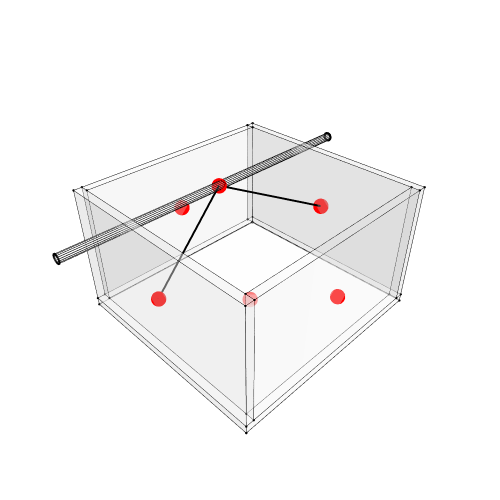

Notebook source saved alongside this figure:
### Markdown cell above
## 13. Show the result

### Code cell
Topology.Show(w1, w2, w3, w4, f, pipe, g2,
              vertexSizeKey="size",
              vertexColorKey="color",
              edgeWidthKey="width",
              edgeColorKey="color",
              faceOpacity=0.3,
              width=500,
              height=500,
              backgroundColor="white",
              renderer=renderer)

### Figure 1 — Plotly figure (JSON) as saved in the notebook; plotly's stock layout.template omitted (floating-point values rounded to 4 significant figures; data arrays with more than 128 entries replaced by an {"elided": "..."} marker saying what was removed)
{"data": [{"customdata": ["", "", "", "", "", "", "", ""], "hoverinfo": "text", "hovertemplate": ["Click ", "Click ", "Click ", "Click ", "Click ", "Click ", "Click ", "Click "], "hovertext": ["", "", "", "", "", "", "", ""], "legendgroup": "1", "legendrank": 1, "marker": {"color": ["#000000", "#000000", "#000000", "#000000", "#000000", "#000000", "#000000", "#000000"], "line": {"width": 0}, "opacity": 1, "size": [2.8, 2.8, 2.8, 2.8, 2.8, 2.8, 2.8, 2.8], "sizemode": "diameter", "symbol": "circle"}, "mode": "markers", "name": "1: Untitled (Vertices)", "showlegend": false, "text": ["", "", "", "", "", "", "", ""], "type": "scatter3d", "x": [-2.5, 2.5, 2.5, -2.5, 2.5, -2.5, 2.5, -2.5], "y": [2.6, 2.6, 2.4, 2.4, 2.6, 2.6, 2.4, 2.4], "z": [-1.5, -1.5, -1.5, -1.5, 1.5, 1.5, 1.5, 1.5]}, {"hoverinfo": "text", "hovertext": [], "legendgroup": "2", "legendrank": 2, "line": {"color": "#000000", "dash": "solid", "width": 1}, "marker": {"color": "#000000", "size": 0.25, "symbol": "circle"}, "mode": "markers+lines", "name": "1: Untitled (Edges)", "showlegend": false, "text": [], "type": "scatter3d", "x": [-2.5, 2.5, null, 2.5, 2.5, null, 2.5, -2.5, null, -2.5, -2.5, null, 2.5, 2.5, null, -2.5, 2.5, null, -2.5, -2.5, null, 2.5, 2.5, null, 2.5, 2.5, null, -2.5, -2.5, null, 2.5, -2.5, null, -2.5, -2.5, null], "y": [2.6, 2.6, null, 2.6, 2.4, null, 2.4, 2.4, null, 2.4, 2.6, null, 2.6, 2.6, null, 2.6, 2.6, null, 2.6, 2.6, null, 2.4, 2.4, null, 2.6, 2.4, null, 2.4, 2.4, null, 2.4, 2.4, null, 2.4, 2.6, null], "z": [-1.5, -1.5, null, -1.5, -1.5, null, -1.5, -1.5, null, -1.5, -1.5, null, 1.5, -1.5, null, 1.5, 1.5, null, -1.5, 1.5, null, 1.5, -1.5, null, 1.5, 1.5, null, 1.5, -1.5, null, 1.5, 1.5, null, 1.5, 1.5, null]}, {"cmax": 1, "cmin": 0, "color": "#FAFAFA", "colorscale": [[0, "#440154"], [0.1111, "#482878"], [0.2222, "#3e4989"], [0.3333, "#31688e"], [0.4444, "#26828e"], [0.5556, "#1f9e89"], [0.6667, "#35b779"], [0.7778, "#6ece58"], [0.8889, "#b5de2b"], [1, "#fde725"]], "flatshading": true, "hoverinfo": "text", "hovertext": "", "i": [0, 0, 4, 0, 5, 1, 3, 7, 0, 4, 6, 7], "j": [1, 2, 5, 4, 6, 5, 2, 3, 3, 0, 5, 6], "k": [2, 3, 1, 1, 2, 2, 6, 6, 7, 7, 4, 4], "legendgroup": "3", "legendrank": 3, "lighting": {"facenormalsepsilon": 0}, "name": "1: Untitled (Faces)", "opacity": 0.3, "showlegend": false, "showscale": false, "text": "", "type": "mesh3d", "x": [-2.5, 2.5, 2.5, -2.5, -2.5, 2.5, 2.5, -2.5], "y": [2.6, 2.6, 2.4, 2.4, 2.6, 2.6, 2.4, 2.4], "z": [-1.5, -1.5, -1.5, -1.5, 1.5, 1.5, 1.5, 1.5]}, {"customdata": ["", "", "", "", "", "", "", ""], "hoverinfo": "text", "hovertemplate": ["Click ", "Click ", "Click ", "Click ", "Click ", "Click ", "Click ", "Click "], "hovertext": ["", "", "", "", "", "", "", ""], "legendgroup": "5", "legendrank": 5, "marker": {"color": ["#000000", "#000000", "#000000", "#000000", "#000000", "#000000", "#000000", "#000000"], "line": {"width": 0}, "opacity": 1, "size": [2.8, 2.8, 2.8, 2.8, 2.8, 2.8, 2.8, 2.8], "sizemode": "diameter", "symbol": "circle"}, "mode": "markers", "name": "2: Untitled (Vertices)", "showlegend": false, "text": ["", "", "", "", "", "", "", ""], "type": "scatter3d", "x": [-2.5, 2.5, 2.5, -2.5, 2.5, -2.5, 2.5, -2.5], "y": [-2.4, -2.4, -2.6, -2.6, -2.4, -2.4, -2.6, -2.6], "z": [-1.5, -1.5, -1.5, -1.5, 1.5, 1.5, 1.5, 1.5]}, {"hoverinfo": "text", "hovertext": [], "legendgroup": "6", "legendrank": 6, "line": {"color": "#000000", "dash": "solid", "width": 1}, "marker": {"color": "#000000", "size": 0.25, "symbol": "circle"}, "mode": "markers+lines", "name": "2: Untitled (Edges)", "showlegend": false, "text": [], "type": "scatter3d", "x": [-2.5, 2.5, null, 2.5, 2.5, null, 2.5, -2.5, null, -2.5, -2.5, null, 2.5, 2.5, null, -2.5, 2.5, null, -2.5, -2.5, null, 2.5, 2.5, null, 2.5, 2.5, null, -2.5, -2.5, null, 2.5, -2.5, null, -2.5, -2.5, null], "y": [-2.4, -2.4, null, -2.4, -2.6, null, -2.6, -2.6, null, -2.6, -2.4, null, -2.4, -2.4, null, -2.4, -2.4, null, -2.4, -2.4, null, -2.6, -2.6, null, -2.4, -2.6, null, -2.6, -2.6, null, -2.6, -2.6, null, -2.6, -2.4, null], "z": [-1.5, -1.5, null, -1.5, -1.5, null, -1.5, -1.5, null, -1.5, -1.5, null, 1.5, -1.5, null, 1.5, 1.5, null, -1.5, 1.5, null, 1.5, -1.5, null, 1.5, 1.5, null, 1.5, -1.5, null, 1.5, 1.5, null, 1.5, 1.5, null]}, {"cmax": 1, "cmin": 0, "color": "#FAFAFA", "colorscale": [[0, "#440154"], [0.1111, "#482878"], [0.2222, "#3e4989"], [0.3333, "#31688e"], [0.4444, "#26828e"], [0.5556, "#1f9e89"], [0.6667, "#35b779"], [0.7778, "#6ece58"], [0.8889, "#b5de2b"], [1, "#fde725"]], "flatshading": true, "hoverinfo": "text", "hovertext": "", "i": [0, 0, 4, 0, 5, 1, 3, 7, 0, 4, 6, 7], "j": [1, 2, 5, 4, 6, 5, 2, 3, 3, 0, 5, 6], "k": [2, 3, 1, 1, 2, 2, 6, 6, 7, 7, 4, 4], "legendgroup": "7", "legendrank": 7, "lighting": {"facenormalsepsilon": 0}, "name": "2: Untitled (Faces)", "opacity": 0.3, "showlegend": false, "showscale": false, "text": "", "type": "mesh3d", "x": [-2.5, 2.5, 2.5, -2.5, -2.5, 2.5, 2.5, -2.5], "y": [-2.4, -2.4, -2.6, -2.6, -2.4, -2.4, -2.6, -2.6], "z": [-1.5, -1.5, -1.5, -1.5, 1.5, 1.5, 1.5, 1.5]}, {"customdata": ["", "", "", "", "", "", "", ""], "hoverinfo": "text", "hovertemplate": ["Click ", "Click ", "Click ", "Click ", "Click ", "Click ", "Click ", "Click "], "hovertext": ["", "", "", "", "", "", "", ""], "legendgroup": "9", "legendrank": 9, "marker": {"color": ["#000000", "#000000", "#000000", "#000000", "#000000", "#000000", "#000000", "#000000"], "line": {"width": 0}, "opacity": 1, "size": [2.8, 2.8, 2.8, 2.8, 2.8, 2.8, 2.8, 2.8], "sizemode": "diameter", "symbol": "circle"}, "mode": "markers", "name": "3: Untitled (Vertices)", "showlegend": false, "text": ["", "", "", "", "", "", "", ""], "type": "scatter3d", "x": [2.5, 2.7, 2.7, 2.5, 2.7, 2.5, 2.7, 2.5], "y": [2.6, 2.6, -2.6, -2.6, 2.6, 2.6, -2.6, -2.6], "z": [-1.5, -1.5, -1.5, -1.5, 1.5, 1.5, 1.5, 1.5]}, {"hoverinfo": "text", "hovertext": [], "legendgroup": "10", "legendrank": 10, "line": {"color": "#000000", "dash": "solid", "width": 1}, "marker": {"color": "#000000", "size": 0.25, "symbol": "circle"}, "mode": "markers+lines", "name": "3: Untitled (Edges)", "showlegend": false, "text": [], "type": "scatter3d", "x": [2.5, 2.7, null, 2.7, 2.7, null, 2.7, 2.5, null, 2.5, 2.5, null, 2.7, 2.7, null, 2.5, 2.7, null, 2.5, 2.5, null, 2.7, 2.7, null, 2.7, 2.7, null, 2.5, 2.5, null, 2.7, 2.5, null, 2.5, 2.5, null], "y": [2.6, 2.6, null, 2.6, -2.6, null, -2.6, -2.6, null, -2.6, 2.6, null, 2.6, 2.6, null, 2.6, 2.6, null, 2.6, 2.6, null, -2.6, -2.6, null, 2.6, -2.6, null, -2.6, -2.6, null, -2.6, -2.6, null, -2.6, 2.6, null], "z": [-1.5, -1.5, null, -1.5, -1.5, null, -1.5, -1.5, null, -1.5, -1.5, null, 1.5, -1.5, null, 1.5, 1.5, null, -1.5, 1.5, null, 1.5, -1.5, null, 1.5, 1.5, null, 1.5, -1.5, null, 1.5, 1.5, null, 1.5, 1.5, null]}, {"cmax": 1, "cmin": 0, "color": "#FAFAFA", "colorscale": [[0, "#440154"], [0.1111, "#482878"], [0.2222, "#3e4989"], [0.3333, "#31688e"], [0.4444, "#26828e"], [0.5556, "#1f9e89"], [0.6667, "#35b779"], [0.7778, "#6ece58"], [0.8889, "#b5de2b"], [1, "#fde725"]], "flatshading": true, "hoverinfo": "text", "hovertext": "", "i": [0, 0, 4, 0, 5, 1, 3, 7, 0, 4, 6, 7], "j": [1, 2, 5, 4, 6, 5, 2, 3, 3, 0, 5, 6], "k": [2, 3, 1, 1, 2, 2, 6, 6, 7, 7, 4, 4], "legendgroup": "11", "legendrank": 11, "lighting": {"facenormalsepsilon": 0}, "name": "3: Untitled (Faces)", "opacity": 0.3, "showlegend": false, "showscale": false, "text": "", "type": "mesh3d", "x": [2.5, 2.7, 2.7, 2.5, 2.5, 2.7, 2.7, 2.5], "y": [2.6, 2.6, -2.6, -2.6, 2.6, 2.6, -2.6, -2.6], "z": [-1.5, -1.5, -1.5, -1.5, 1.5, 1.5, 1.5, 1.5]}, {"customdata": ["", "", "", "", "", "", "", ""], "hoverinfo": "text", "hovertemplate": ["Click ", "Click ", "Click ", "Click ", "Click ", "Click ", "Click ", "Click "], "hovertext": ["", "", "", "", "", "", "", ""], "legendgroup": "13", "legendrank": 13, "marker": {"color": ["#000000", "#000000", "#000000", "#000000", "#000000", "#000000", "#000000", "#000000"], "line": {"width": 0}, "opacity": 1, "size": [2.8, 2.8, 2.8, 2.8, 2.8, 2.8, 2.8, 2.8], "sizemode": "diameter", "symbol": "circle"}, "mode": "markers", "name": "4: Untitled (Vertices)", "showlegend": false, "text": ["", "", "", "", "", "", "", ""], "type": "scatter3d", "x": [-2.7, -2.5, -2.5, -2.7, -2.5, -2.7, -2.5, -2.7], "y": [2.6, 2.6, -2.6, -2.6, 2.6, 2.6, -2.6, -2.6], "z": [-1.5, -1.5, -1.5, -1.5, 1.5, 1.5, 1.5, 1.5]}, {"hoverinfo": "text", "hovertext": [], "legendgroup": "14", "legendrank": 14, "line": {"color": "#000000", "dash": "solid", "width": 1}, "marker": {"color": "#000000", "size": 0.25, "symbol": "circle"}, "mode": "markers+lines", "name": "4: Untitled (Edges)", "showlegend": false, "text": [], "type": "scatter3d", "x": [-2.7, -2.5, null, -2.5, -2.5, null, -2.5, -2.7, null, -2.7, -2.7, null, -2.5, -2.5, null, -2.7, -2.5, null, -2.7, -2.7, null, -2.5, -2.5, null, -2.5, -2.5, null, -2.7, -2.7, null, -2.5, -2.7, null, -2.7, -2.7, null], "y": [2.6, 2.6, null, 2.6, -2.6, null, -2.6, -2.6, null, -2.6, 2.6, null, 2.6, 2.6, null, 2.6, 2.6, null, 2.6, 2.6, null, -2.6, -2.6, null, 2.6, -2.6, null, -2.6, -2.6, null, -2.6, -2.6, null, -2.6, 2.6, null], "z": [-1.5, -1.5, null, -1.5, -1.5, null, -1.5, -1.5, null, -1.5, -1.5, null, 1.5, -1.5, null, 1.5, 1.5, null, -1.5, 1.5, null, 1.5, -1.5, null, 1.5, 1.5, null, 1.5, -1.5, null, 1.5, 1.5, null, 1.5, 1.5, null]}, {"cmax": 1, "cmin": 0, "color": "#FAFAFA", "colorscale": [[0, "#440154"], [0.1111, "#482878"], [0.2222, "#3e4989"], [0.3333, "#31688e"], [0.4444, "#26828e"], [0.5556, "#1f9e89"], [0.6667, "#35b779"], [0.7778, "#6ece58"], [0.8889, "#b5de2b"], [1, "#fde725"]], "flatshading": true, "hoverinfo": "text", "hovertext": "", "i": [0, 0, 4, 0, 5, 1, 3, 7, 0, 4, 6, 7], "j": [1, 2, 5, 4, 6, 5, 2, 3, 3, 0, 5, 6], "k": [2, 3, 1, 1, 2, 2, 6, 6, 7, 7, 4, 4], "legendgroup": "15", "legendrank": 15, "lighting": {"facenormalsepsilon": 0}, "name": "4: Untitled (Faces)", "opacity": 0.3, "showlegend": false, "showscale": false, "text": "", "type": "mesh3d", "x": [-2.7, -2.5, -2.5, -2.7, -2.7, -2.5, -2.5, -2.7], "y": [2.6, 2.6, -2.6, -2.6, 2.6, 2.6, -2.6, -2.6], "z": [-1.5, -1.5, -1.5, -1.5, 1.5, 1.5, 1.5, 1.5]}, {"customdata": ["", "", "", "", "", "", "", ""], "hoverinfo": "text", "hovertemplate": ["Click ", "Click ", "Click ", "Click ", "Click ", "Click ", "Click ", "Click "], "hovertext": ["", "", "", "", "", "", "", ""], "legendgroup": "17", "legendrank": 17, "marker": {"color": ["#000000", "#000000", "#000000", "#000000", "#000000", "#000000", "#000000", "#000000"], "line": {"width": 0}, "opacity": 1, "size": [2.8, 2.8, 2.8, 2.8, 2.8, 2.8, 2.8, 2.8], "sizemode": "diameter", "symbol": "circle"}, "mode": "markers", "name": "5: Untitled (Vertices)", "showlegend": false, "text": ["", "", "", "", "", "", "", ""], "type": "scatter3d", "x": [-2.7, 2.7, 2.7, -2.7, 2.7, -2.7, 2.7, -2.7], "y": [2.6, 2.6, -2.6, -2.6, 2.6, 2.6, -2.6, -2.6], "z": [-1.7, -1.7, -1.7, -1.7, -1.5, -1.5, -1.5, -1.5]}, {"hoverinfo": "text", "hovertext": [], "legendgroup": "18", "legendrank": 18, "line": {"color": "#000000", "dash": "solid", "width": 1}, "marker": {"color": "#000000", "size": 0.25, "symbol": "circle"}, "mode": "markers+lines", "name": "5: Untitled (Edges)", "showlegend": false, "text": [], "type": "scatter3d", "x": [-2.7, 2.7, null, 2.7, 2.7, null, 2.7, -2.7, null, -2.7, -2.7, null, 2.7, 2.7, null, -2.7, 2.7, null, -2.7, -2.7, null, 2.7, 2.7, null, 2.7, 2.7, null, -2.7, -2.7, null, 2.7, -2.7, null, -2.7, -2.7, null], "y": [2.6, 2.6, null, 2.6, -2.6, null, -2.6, -2.6, null, -2.6, 2.6, null, 2.6, 2.6, null, 2.6, 2.6, null, 2.6, 2.6, null, -2.6, -2.6, null, 2.6, -2.6, null, -2.6, -2.6, null, -2.6, -2.6, null, -2.6, 2.6, null], "z": [-1.7, -1.7, null, -1.7, -1.7, null, -1.7, -1.7, null, -1.7, -1.7, null, -1.5, -1.7, null, -1.5, -1.5, null, -1.7, -1.5, null, -1.5, -1.7, null, -1.5, -1.5, null, -1.5, -1.7, null, -1.5, -1.5, null, -1.5, -1.5, null]}, {"cmax": 1, "cmin": 0, "color": "#FAFAFA", "colorscale": [[0, "#440154"], [0.1111, "#482878"], [0.2222, "#3e4989"], [0.3333, "#31688e"], [0.4444, "#26828e"], [0.5556, "#1f9e89"], [0.6667, "#35b779"], [0.7778, "#6ece58"], [0.8889, "#b5de2b"], [1, "#fde725"]], "flatshading": true, "hoverinfo": "text", "hovertext": "", "i": [0, 0, 4, 0, 5, 1, 3, 7, 0, 4, 6, 7], "j": [1, 2, 5, 4, 6, 5, 2, 3, 3, 0, 5, 6], "k": [2, 3, 1, 1, 2, 2, 6, 6, 7, 7, 4, 4], "legendgroup": "19", "legendrank": 19, "lighting": {"facenormalsepsilon": 0}, "name": "5: Untitled (Faces)", "opacity": 0.3, "showlegend": false, "showscale": false, "text": "", "type": "mesh3d", "x": [-2.7, 2.7, 2.7, -2.7, -2.7, 2.7, 2.7, -2.7], "y": [2.6, 2.6, -2.6, -2.6, 2.6, 2.6, -2.6, -2.6], "z": [-1.7, -1.7, -1.7, -1.7, -1.5, -1.5, -1.5, -1.5]}, {"customdata": ["", "", "", "", "", "", "", "", "", "", "", "", "", "", "", "", "", "", "", "", "", "", "", "", "", "", "", "", "", "", "", ""], "hoverinfo": "text", "hovertemplate": ["Click ", "Click ", "Click ", "Click ", "Click ", "Click ", "Click ", "Click ", "Click ", "Click ", "Click ", "Click ", "Click ", "Click ", "Click ", "Click ", "Click ", "Click ", "Click ", "Click ", "Click ", "Click ", "Click ", "Click ", "Click ", "Click ", "Click ", "Click ", "Click ", "Click ", "Click ", "Click "], "hovertext": ["", "", "", "", "", "", "", "", "", "", "", "", "", "", "", "", "", "", "", "", "", "", "", "", "", "", "", "", "", "", "", ""], "legendgroup": "21", "legendrank": 21, "marker": {"color": ["#000000", "#000000", "#000000", "#000000", "#000000", "#000000", "#000000", "#000000", "#000000", "#000000", "#000000", "#000000", "#000000", "#000000", "#000000", "#000000", "#000000", "#000000", "#000000", "#000000", "#000000", "#000000", "#000000", "#000000", "#000000", "#000000", "#000000", "#000000", "#000000", "#000000", "#000000", "#000000"], "line": {"width": 0}, "opacity": 1, "size": [2.8, 2.8, 2.8, 2.8, 2.8, 2.8, 2.8, 2.8, 2.8, 2.8, 2.8, 2.8, 2.8, 2.8, 2.8, 2.8, 2.8, 2.8, 2.8, 2.8, 2.8, 2.8, 2.8, 2.8, 2.8, 2.8, 2.8, 2.8, 2.8, 2.8, 2.8, 2.8], "sizemode": "diameter", "symbol": "circle"}, "mode": "markers", "name": "6: Untitled (Vertices)", "showlegend": false, "text": ["", "", "", "", "", "", "", "", "", "", "", "", "", "", "", "", "", "", "", "", "", "", "", "", "", "", "", "", "", "", "", ""], "type": "scatter3d", "x": [-4, -4, -4, -4, -4, -4, -4, -4, -4, -4, -4, -4, -4, -4, -4, -4, 4, 4, 4, 4, 4, 4, 4, 4, 4, 4, 4, 4, 4, 4, 4, 4], "y": [1.1, 1.092, 1.071, 1.038, 1, 0.9617, 0.9293, 0.9076, 0.9, 0.9076, 0.9293, 0.9617, 1, 1.038, 1.071, 1.092, 1.092, 1.1, 1.071, 1.038, 1, 0.9617, 0.9293, 0.9076, 0.9, 0.9076, 0.9293, 0.9617, 1, 1.038, 1.071, 1.092], "z": [1.2, 1.238, 1.271, 1.292, 1.3, 1.292, 1.271, 1.238, 1.2, 1.162, 1.129, 1.108, 1.1, 1.108, 1.129, 1.162, 1.238, 1.2, 1.271, 1.292, 1.3, 1.292, 1.271, 1.238, 1.2, 1.162, 1.129, 1.108, 1.1, 1.108, 1.129, 1.162]}, {"hoverinfo": "text", "hovertext": [], "legendgroup": "22", "legendrank": 22, "line": {"color": "#000000", "dash": "solid", "width": 1}, "marker": {"color": "#000000", "size": 0.25, "symbol": "circle"}, "mode": "markers+lines", "name": "6: Untitled (Edges)", "showlegend": false, "text": [], "type": "scatter3d", "x": {"elided": "144 int values"}, "y": {"elided": "144 float values"}, "z": {"elided": "144 float values"}}, {"cmax": 1, "cmin": 0, "color": "#FAFAFA", "colorscale": [[0, "#440154"], [0.1111, "#482878"], [0.2222, "#3e4989"], [0.3333, "#31688e"], [0.4444, "#26828e"], [0.5556, "#1f9e89"], [0.6667, "#35b779"], [0.7778, "#6ece58"], [0.8889, "#b5de2b"], [1, "#fde725"]], "flatshading": true, "hoverinfo": "text", "hovertext": "", "i": [0, 2, 5, 6, 7, 8, 9, 10, 11, 12, 13, 14, 3, 0, 3, 3, 2, 2, 19, 19, 20, 20, 21, 21, 22, 22, 7, 7, 8, 8, 9, 9, 10, 10, 27, 27, 28, 28, 29, 29, 30, 30, 4, 4, 15, 15, 16, 30, 30, 30, 30, 30, 30, 30, 30, 30, 30, 30, 30, 30], "j": [1, 3, 0, 5, 6, 7, 8, 9, 10, 11, 12, 13, 15, 2, 2, 16, 1, 18, 1, 18, 0, 19, 5, 20, 6, 21, 8, 23, 9, 24, 10, 25, 11, 26, 11, 26, 12, 27, 13, 28, 14, 29, 15, 31, 3, 17, 18, 17, 19, 20, 21, 22, 23, 24, 25, 26, 27, 28, 31, 16], "k": [2, 4, 4, 4, 4, 4, 4, 4, 4, 4, 4, 4, 4, 4, 16, 17, 18, 16, 0, 1, 5, 0, 6, 5, 7, 6, 23, 22, 24, 23, 25, 24, 26, 25, 12, 11, 13, 12, 14, 13, 4, 14, 31, 30, 17, 31, 19, 16, 20, 21, 22, 23, 24, 25, 26, 27, 28, 29, 17, 19], "legendgroup": "23", "legendrank": 23, "lighting": {"facenormalsepsilon": 0}, "name": "6: Untitled (Faces)", "opacity": 0.3, "showlegend": false, "showscale": false, "text": "", "type": "mesh3d", "x": [-4, -4, -4, -4, -4, -4, -4, -4, -4, -4, -4, -4, -4, -4, -4, -4, 4, 4, 4, 4, 4, 4, 4, 4, 4, 4, 4, 4, 4, 4, 4, 4], "y": [1.038, 1.071, 1.092, 1.1, 1.071, 1, 0.9617, 0.9293, 0.9076, 0.9, 0.9076, 0.9293, 0.9617, 1, 1.038, 1.092, 1.092, 1.1, 1.071, 1.038, 1, 0.9617, 0.9293, 0.9076, 0.9, 0.9076, 0.9293, 0.9617, 1, 1.038, 1.071, 1.092], "z": [1.292, 1.271, 1.238, 1.2, 1.129, 1.3, 1.292, 1.271, 1.238, 1.2, 1.162, 1.129, 1.108, 1.1, 1.108, 1.162, 1.238, 1.2, 1.271, 1.292, 1.3, 1.292, 1.271, 1.238, 1.2, 1.162, 1.129, 1.108, 1.1, 1.108, 1.129, 1.162]}, {"hoverinfo": "text", "hovertext": [], "legendgroup": "26", "legendrank": 26, "line": {"color": "#000000", "dash": "solid", "width": 4}, "marker": {"color": "#000000", "size": 1, "symbol": "circle"}, "mode": "markers+lines", "name": "7: Untitled Graph (Edges)", "showlegend": false, "text": [], "type": "scatter3d", "x": [2.6, 0, null, -2.6, 0, null], "y": [0, 1, null, 0, 1, null], "z": [0, 1.2, null, 0, 1.2, null]}, {"customdata": ["", "", "", "", "", ""], "hoverinfo": "text", "hovertemplate": ["Click ", "Click ", "Click ", "Click ", "Click ", "Click "], "hovertext": ["", "", "", "", "", ""], "legendgroup": "25", "legendrank": 25, "marker": {"color": ["#FF0000", "#FF0000", "#FF0000", "#FF0000", "#FF0000", "#FF0000"], "line": {"width": 0}, "opacity": 1, "size": [18, 18, 18, 18, 18, 18], "sizemode": "diameter", "symbol": "circle"}, "mode": "markers", "name": "7: Untitled Graph (Vertices)", "showlegend": false, "text": ["", "", "", "", "", ""], "type": "scatter3d", "x": [0, 0, -2.6, 0, 2.6, 0], "y": [1, 2.5, 0, 0, 0, -2.5], "z": [1.2, 0, 0, -1.6, 0, 0]}], "layout": {"autosize": true, "height": 500, "margin": {"b": 40, "l": 40, "r": 40, "t": 40}, "paper_bgcolor": "#FFFFFF", "plot_bgcolor": "#FFFFFF", "scene": {"aspectmode": "data", "camera": {"center": {"x": 0, "y": 0, "z": 0}, "eye": {"x": -1.25, "y": -1.25, "z": 1.25}, "projection": {"type": "perspective"}, "up": {"x": 0, "y": 0, "z": 1}}, "xaxis": {"visible": false}, "yaxis": {"visible": false}, "zaxis": {"visible": false}}, "showlegend": true, "width": 500, "xaxis": {"showgrid": false, "visible": false, "zeroline": false}, "yaxis": {"showgrid": false, "visible": false, "zeroline": false}}}
